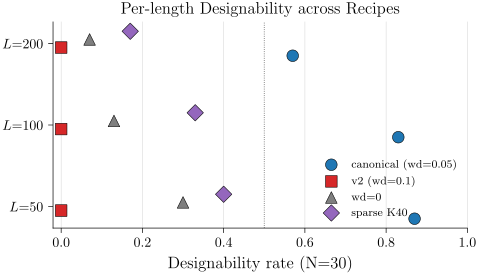

Here is the Python script that generated this plot:
# P12_v2: same data but as a horizontal dotplot of rates per (L, arm)
# Differs from v1: emphasizes within-L comparison across arms more cleanly
# Visualizes: F5 / F7 / E014 / E019
# DATA: inline
import sys
from pathlib import Path
sys.path.insert(0, str(Path(__file__).parent.parent))
from plot_utils import figsize
import matplotlib.pyplot as plt
import numpy as np

Ls = [50, 100, 200]
arms = ["canonical (wd=0.05)", "v2 (wd=0.1)", "wd=0", "sparse K40"]
rates = {
    "canonical (wd=0.05)": [0.87, 0.83, 0.57],
    "v2 (wd=0.1)":         [0.00, 0.00, 0.00],
    "wd=0":                [0.30, 0.13, 0.07],
    "sparse K40":          [0.40, 0.33, 0.17],
}
COLORS = ["#1f77b4", "#d62728", "#7f7f7f", "#9467bd"]
MARKERS = ["o", "s", "^", "D"]

fig, ax = plt.subplots(figsize=figsize(0.85, ratio=0.5))
y = np.arange(len(Ls))
for i, arm in enumerate(arms):
    ax.scatter(rates[arm], y + (i-1.5)*0.10,
               s=70, color=COLORS[i], marker=MARKERS[i],
               label=arm, edgecolor="black", lw=0.4, zorder=3)

ax.set_yticks(y); ax.set_yticklabels([f"$L{{=}}{L}$" for L in Ls])
ax.set_xlim(-0.02, 1.0)
ax.set_xlabel("Designability rate (N=30)")
ax.axvline(0.5, color="#555", ls=":", lw=0.6)
ax.set_title("Per-length Designability across Recipes")
ax.legend(frameon=False, loc="lower right", fontsize=8)
ax.spines[["top","right"]].set_visible(False)
ax.grid(True, lw=0.4, alpha=0.5, zorder=0, axis="x")

fig.savefig(Path(__file__).with_suffix(".pdf"))
